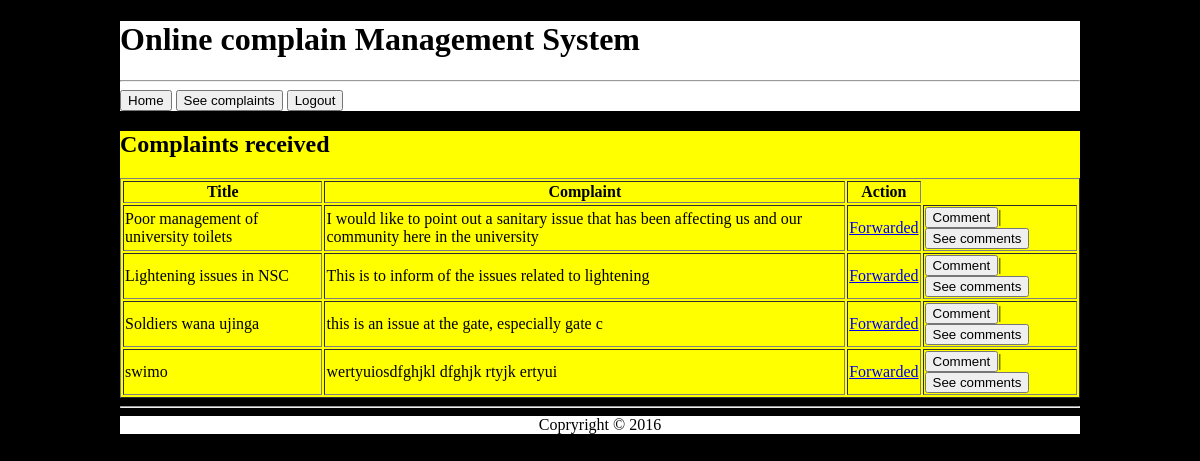
Page /dean/view.php (signed in) on the committed database.
### tables this page shows
CREATE TABLE `complain` (
  `cmplainid` int(255) NOT NULL,
  `title` varchar(255) NOT NULL,
  `message` varchar(255) NOT NULL,
  `userid` int(255) NOT NULL,
  `forwaded` tinyint(1) NOT NULL DEFAULT '0',
  `addressed` tinyint(1) NOT NULL DEFAULT '0'
);

### functions.php (called while the page is built, shortened)
<?php
	function db(){
		$host = "localhost";
		$user = "root";
		$password="";
		$dbname= "complaintsystem";
		$con = mysqli_connect($host, $user, $password, $dbname);
		if($con){
			return $con;
		}
		else{
			return false;
		}
	}
?>

### dean/view.php (the view, shortened to what this page needs)
<?php
	include('../includes/header.php');
?>
	<content>
		<article>
			<h2>Complaints received</h2>
			<?php
				require('../functions.php');
				$query = mysqli_query(db(), "SELECT * FROM complain ORDER BY cmplainid ASC");
				if(mysqli_num_rows($query) >= 1){
					?>
						<table border=1 width =auto>
							<tr>
								<th>Title</th>
								<th>Complaint</th>
								<th>Action</th>
							</tr>
					<?php
						while($data = mysqli_fetch_array($query)){
							?>
								<tr>
									<td><?= $data['title']; ?></td>
									<td><?= $data['message']; ?></td>
									<td>
										<?php
											if($data['forwaded'] == 0){
												?>
													<a href="view.php?id=<?= $data['cmplainid']; ?>"><button>Forward</button></a>
												<?php
											}
											else{
												echo "<a href='#'>Forwarded</a>";
											}
										?>
										</td>
									<td><a href="view.php?comid=<?= $data['cmplainid']; ?>"><button>Comment</button></a>|<a href="viewcomment.php?id=<?= $data['cmplainid']; ?>"><button>See comments</button></a></td>
								</tr>
							<?php
						}
					?>
					</table>
					<?php
				}
				else{
					echo "<span class='error'>Sorry, no complaint has been found yet!</span>";
				}
			?>
		</article>
	</content>
<?php
	include('../includes/footer.php');
?>

### includes/header.php (style rules this page uses)
body { margin: auto; width: 80%; background: #000000; }
article { background: yellow; color: #000; }

### rows in the picture
complain: title "Poor management of university toilets", message "I would like to point out a sanitary issue that has been affecting us and our community here in the university", forwaded "Forwarded"
complain: title "Lightening issues in NSC", message "This is to inform of the issues related to lightening", forwaded "Forwarded"
complain: title "Soldiers wana ujinga", message "this is an issue at the gate, especially gate c", forwaded "Forwarded"
complain: title "swimo", message "wertyuiosdfghjkl dfghjk rtyjk ertyui", forwaded "Forwarded"
